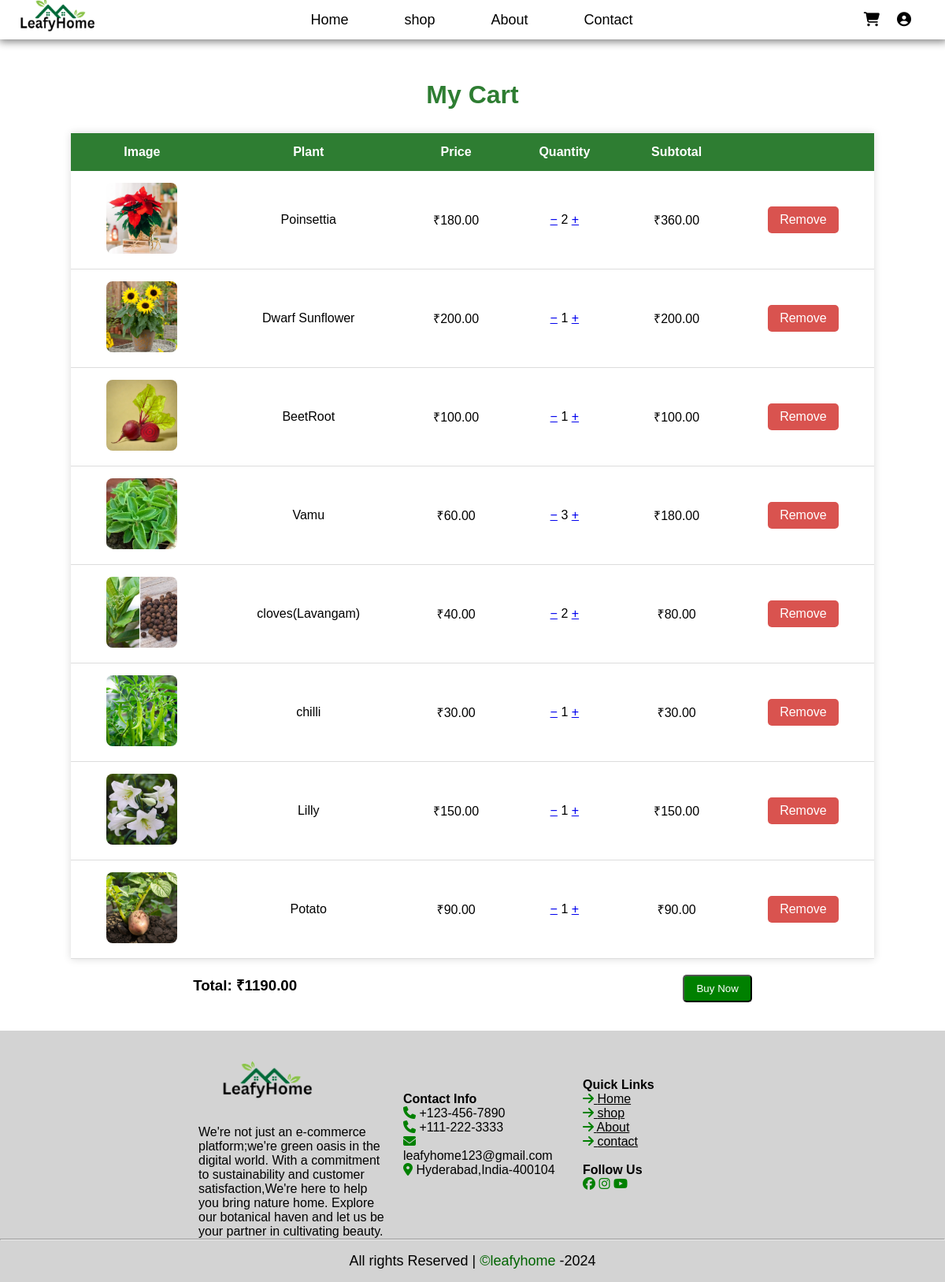
The page /cart/ (signed in) on the database its author committed.
### app/models.py (models this page shows, shortened)
class cart_items(models.Model):
    user=models.ForeignKey(User,on_delete=models.CASCADE)
    product = models.ForeignKey('Plant', on_delete=models.CASCADE)
    quantity = models.PositiveIntegerField(default=1)

class plant(models.Model):
    title=models.CharField(max_length=20)
    price=models.DecimalField(max_digits=10, decimal_places=2)
    image = models.ImageField(upload_to='media/')
    rating=models.DecimalField(max_digits=2,decimal_places=1)
    category=models.ForeignKey(Category, on_delete=models.CASCADE)

### app/views.py (the view)
# urls.py: path('cart/',views.cart,name='cart'),
def cart(request):
    if request.user.is_authenticated:
        my_cart=cart_items.objects.filter(user=request.user)
        total=0
        for item in my_cart:
            item.subtotal= item.product.price * item.quantity
            total+=item.subtotal
        return render(request,"cart.html",{
            'active_page' : 'cart',
            'cart_items':my_cart,
            "total": total
        })
    else:
        return render(request,"cart.html")

### templates/cart.html (shortened to what this page needs)
{%extends 'base.html'%}
{% load static %}
{%block content%}
<br/>
<br/>
<br/>
<br/>
{% if cart_items %}
<h1 class="cart-heading">My Cart</h1>
<table id="cart_table">
    <tr>
        <th>Image</th>
        <th>Plant</th>
        <th>Price</th>
        <th>Quantity</th>
        <th>Subtotal</th>
        <th></th>
    </tr>
    {% for item in cart_items %}
    <tr>
        <td>
            <img class="cart-image" src="{{ item.product.image.url }}">
        </td>
        <td>{{ item.product.title }}</td>
        <td>₹{{ item.product.price }}</td>
        <td>
            <a href="{% url 'decrease_quantity' item.id %}" class="btn btn-danger">−</a>
            <span>{{ item.quantity }}</span>
            <a href="{% url 'increase_quantity' item.id %}" class="btn btn-success">+</a>
        </td>
        <td>₹{{ item.subtotal }}</td>
        <td>
            <a href="{% url 'remove_from_cart' item.id %}" class="remove-btn">
            Remove
            </a>
        </td>
    </tr>
    {% endfor %}
</table>
<span id="final_price">
    <h3>Total: ₹{{ total }}</h3>
    <button id="buy_btn" onclick="buy_now()">Buy Now</button>
</span>
<br/>
<br/>
{% endif %}
{%endblock%}

### templates/base.html (shortened to what this page needs)
{%load static%}
<!DOCTYPE html>
<html lang="en">
<head>
    <link rel="stylesheet" href="{% static 'style.css' %}">
    <link rel="stylesheet" href="https://cdnjs.cloudflare.com/ajax/libs/font-awesome/6.5.2/css/all.min.css" />
</head>
<body>
    <nav id="navbar">
        <div id="logo"><img src="{% static 'logo_img/content_images/logo.png'%}" height="120px" width="150px"></div>
        <ul id="leftnav">
            <li><a href="{%url 'home' %}" class="{% if active_page == 'home' %}active{% endif %}">Home</a></li>
            <li><a href="{% url 'shop'%}" class="{% if active_page == 'shop' %}active{% endif %}">shop</a></li>
            <li><a href="{% url 'about'%}" class="{% if active_page == 'about' %}active{% endif %}">About</a></li>
            <li><a href="{% url 'contact'%}" class="{% if active_page == 'contact' %}active{% endif %}">Contact</a></li>
        </ul>
        <nav id="rightnav">
            <a href="{%url 'cart'%}"><i class="fa-solid fa-cart-shopping"></i></a>
            <a id="user-icon" onclick="toggleMenu()"><i class="fa-solid fa-user-circle"></i></a>
        </nav>
    </nav>
    {% block content %}
    {% endblock %}
    <footer>
        <div id="ftop">
            <div class="fitem" id="about">
                <div style="background-image: url('{% static "logo_img/content_images/logo.png"%}'); background-size: cover; height: 120px; width:180px;"></div>
                <p>We're not just an e-commerce platform;we're green oasis in the digital world.
                With a commitment to sustainability and customer satisfaction,We're here to help you bring nature home.
                Explore our botanical haven and let us be your partner in cultivating beauty.
                </p>
            </div>
            <div class="fitem">
                <b>Contact Info</b>
                <div><i class="fa-solid fa-phone" style="color: green;"></i> +123-456-7890</div>
                <div><i class="fa-solid fa-phone" style="color: green;"></i> +111-222-3333</div>
                <div><i class="fa-solid fa-envelope" style="color: green;"></i> leafyhome123@gmail.com</div>
                <div><i class="fa-solid fa-location-dot" style="color: green;"></i> Hyderabad,India-400104</div>
            </div>
            <div class="fitem">
                <b>Quick Links</b>
                <div><i class="fa-solid fa-arrow-right" style="color: green;"></i><a href="{%url 'home' %}"> Home</a></div>
                <div><i class="fa-solid fa-arrow-right" style="color: green;"></i><a href="{% url 'shop'%}"> shop</a></div>
                <div><i class="fa-solid fa-arrow-right" style="color: green;"></i><a href="{% url 'about'%}"> About</a></div>
                <div><i class="fa-solid fa-arrow-right" style="color: green;"></i><a href="{% url 'contact'%}"> contact</a></div>
                <br/>
                <b>Follow Us</b>
                <br/>
                <i class="fa-brands fa-facebook" style="color: green;"></i>
                 <i class="fa-brands fa-instagram" style="color: green;"></i>
                 <i class="fa-brands fa-youtube" style="color: green;"></i>
            </div>
        </div>
       <hr>
        <div style="padding: 1rem; text-align: center; background-color: lightgrey; font-size: large;">
            <span>All rights Reserved | </span>
            <span style="color:darkgreen">&copy;leafyhome</span>
            <span>-2024</span>
        </div>
    </footer>
</body>
</html>

### static/style.css (style rules this page uses)
* { padding:0; margin:0; box-sizing: border-box; font-family: sans-serif; }
body { background-color: white; width: 100%; }
#navbar { position: fixed; height:50px; width:100%; background-color:white; box-shadow: 1px 1px 10px 2px grey; display:flex; align-items: center; justify-content: space-between; gap:0.5rem; }
#navbar a,#navbar button { font-size: large; color: black; background-color: white; text-decoration: none; border:none; }
#rightnav { width:10%; display:flex; justify-content: space-around; margin-right: 2rem; }
#leftnav { width:40%; display:flex; list-style: none; justify-content: center; justify-content: space-around; }
footer { background-color: lightgray; }
#ftop { display:flex; align-items: center; justify-content: center; gap:20px; }
footer a { color:black; }
.fitem { width:13rem; }
footer #about { width:15rem; }
* { margin:0; padding:0; box-sizing:border-box; font-family:Arial, Helvetica, sans-serif; }
.cart-heading { text-align:center; color:#2E7D32; margin:30px 0; }
#cart_table { width:85%; margin:20px auto; border-collapse:collapse; background:white; box-shadow:0 0 10px rgba(0,0,0,0.15); }
#cart_table th { background:#2E7D32; color:white; padding:15px; }
#cart_table td { padding:15px; border-bottom:1px solid #ddd; text-align:center; }
.cart-image { width:90px; height:90px; object-fit:cover; border-radius:8px; }
.remove-btn { background:#d9534f; color:white; padding:8px 15px; border-radius:5px; text-decoration:none; display:inline-block; }
#final_price { display: flex; justify-content: space-around; }
#buy_btn { background:green; color:white; padding:8px 15px; border-radius:5px; text-decoration:none; display:inline-block; }

### templates/cart.html (style rules this page uses)
#final_price { display: flex; justify-content: space-around; }
#buy_btn { background:green; color:white; padding:8px 15px; border-radius:5px; text-decoration:none; display:inline-block; }

### rows shown on the page
cart_items: product.image (picture), product "Poinsettia", product.price "180.00", quantity "2", subtotal "360.00"
cart_items: product.image (picture), product "Dwarf Sunflower", product.price "200.00", quantity "1", subtotal "200.00"
cart_items: product.image (picture), product "BeetRoot", product.price "100.00", quantity "1", subtotal "100.00"
cart_items: product.image (picture), product "Vamu", product.price "60.00", quantity "3", subtotal "180.00"
cart_items: product.image (picture), product "cloves(Lavangam)", product.price "40.00", quantity "2", subtotal "80.00"
cart_items: product.image (picture), product "chilli", product.price "30.00", quantity "1", subtotal "30.00"
cart_items: product.image (picture), product "Lilly", product.price "150.00", quantity "1", subtotal "150.00"
cart_items: product.image (picture), product "Potato", product.price "90.00", quantity "1", subtotal "90.00"

### other values the page prints
{{ total }} "1190.00"
